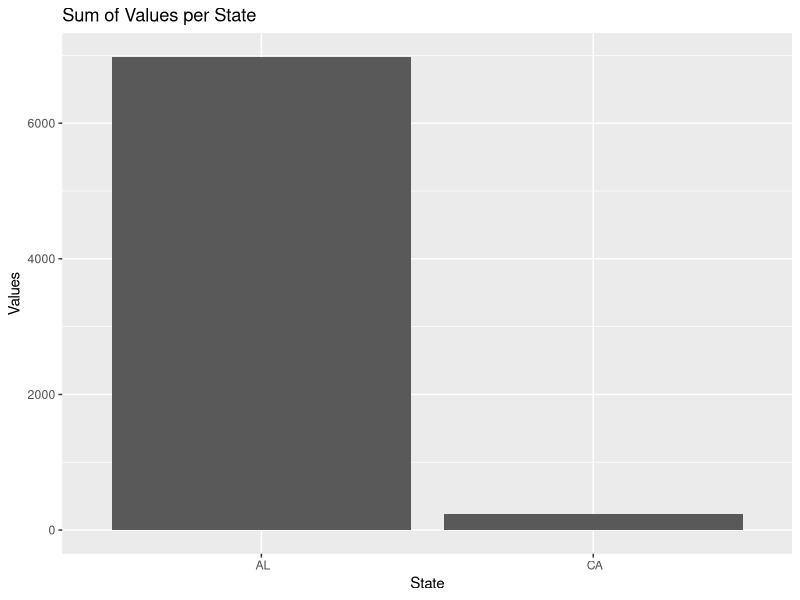
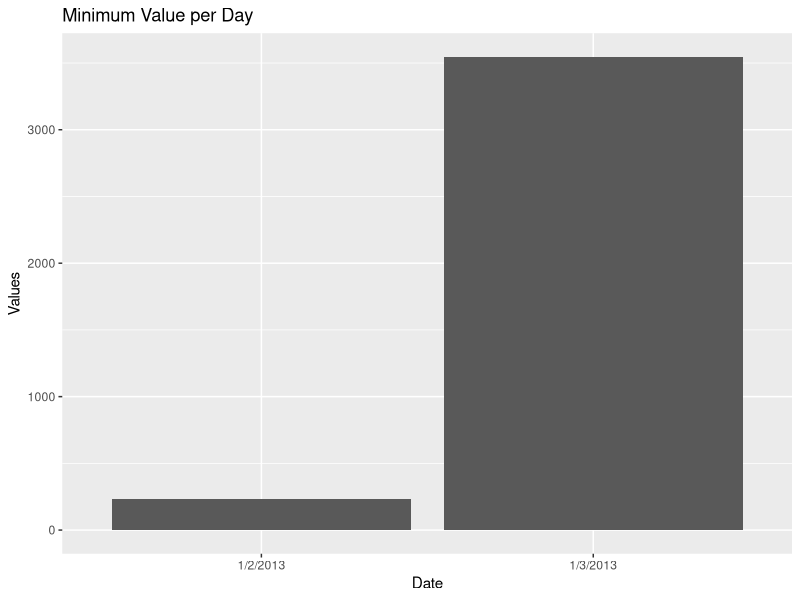
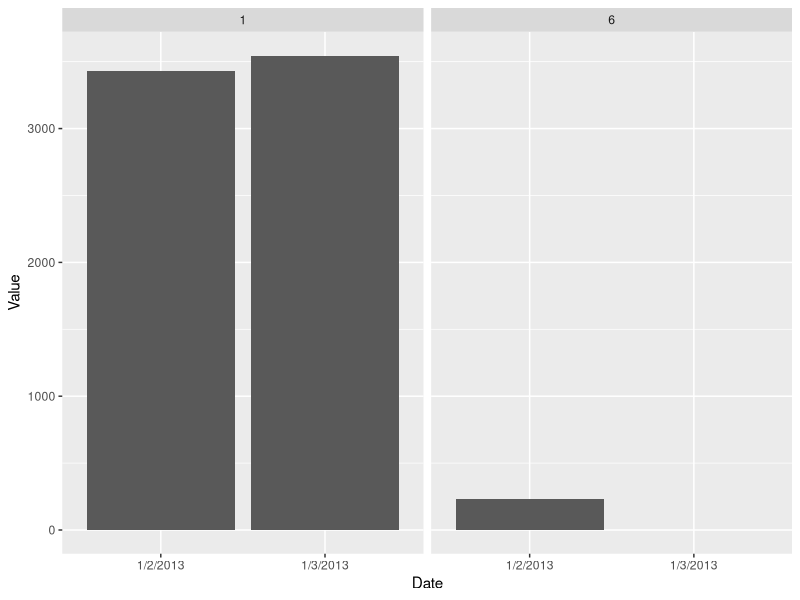
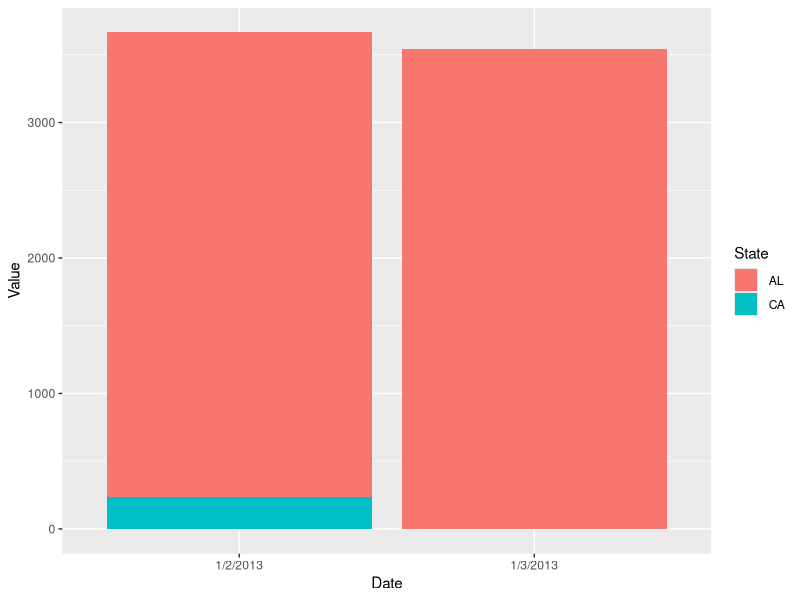
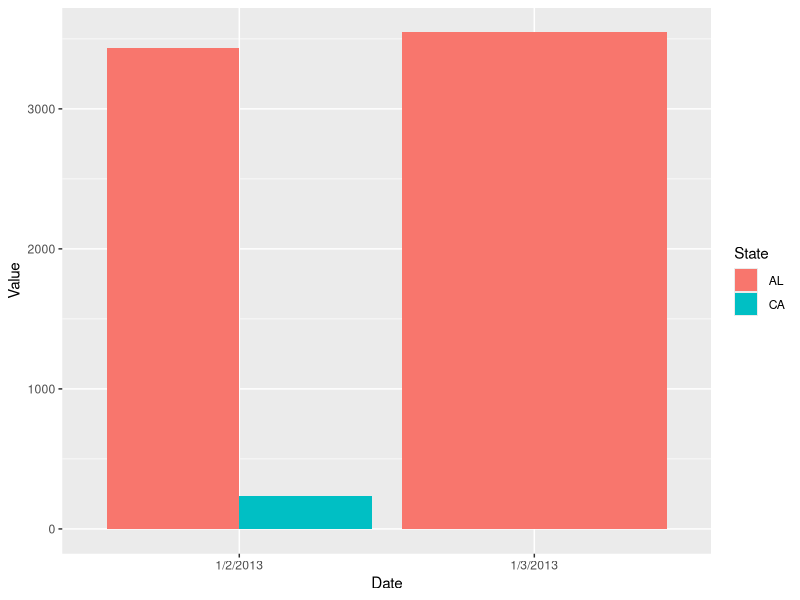
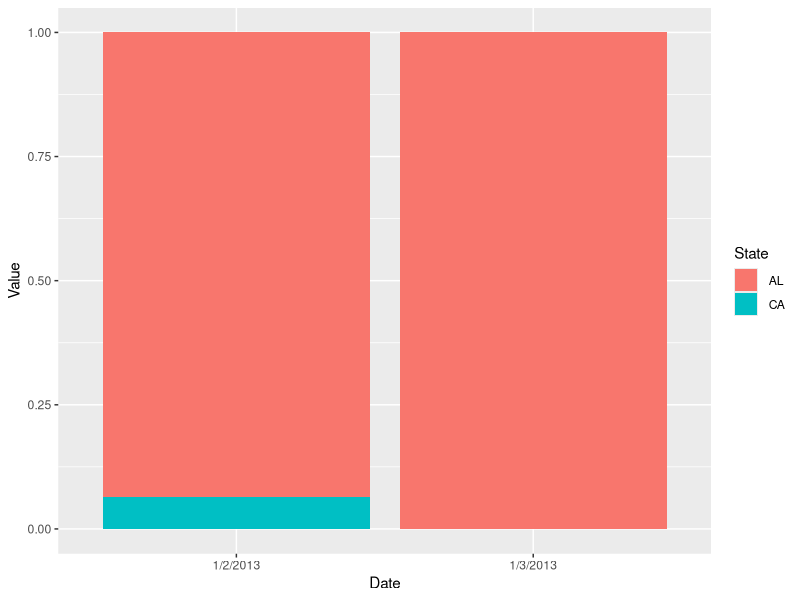

Generate these figures, in order, with R:
## ---- chunk 1
#Here we read the comma separated value information at EXAMPLE.csv into the values-by_state_date. Note how we use the ‘<-‘ to assign a set of values to a variable.
values_by_state_date <- read.csv("EXAMPLE.csv")
## ---- chunk 2
#Here we load the tidyverse package so that R knows that we will be using those functions 
library(tidyverse)
## ---- chunk 3
#Here I check the dimensions of the data frame above.
values_by_state_date %>% dim()
## ---- chunk 4
#Here I check the column names of the data frame above.
values_by_state_date %>% colnames()
## ---- chunk 5
	#Here I reference the entire last column in the data frame above. Note that because R is case-sensitive, it is important that the only capital letter below is ‘V’ in reference to the column name.
values_by_state_date$Value
values_by_state_date %>% select(Value) #We will primarily use this method in this course.
## ---- chunk 6
	#Here is how I find the minimum value in Value
values_by_state_date %>% 
		select(Value) %>% 
		min(na.rm = TRUE)
## ---- chunk 7
#Here is how I find the sum of the values in Value
values_by_state_date %>% 
		select(Value) %>% 
		sum(na.rm = TRUE)
## ---- chunk 8
values_by_state_date %>% 
		select(Date) %>% 
		unique()
## ---- chunk 9
values_by_state_date %>% 
		select(Date, FIPS) %>% 
		distinct()
## ---- chunk 10
values_by_state_date %>% 
		select(Date, FIPS) %>% 
		n_distinct()
## ---- chunk 11
values_by_state_date %>% nrow()
## ---- chunk 12
values_by_state_date %>% 
		count(State)
## ---- chunk 13
values_by_state_date %>% 
		filter(State == "AL")
## ---- chunk 14
values_by_state_date %>% 
		filter(Value > 1000 & Value < 3500)
## ---- chunk 15
values_by_state_date %>% 
		filter(is.na(Value))
## ---- chunk 16
values_by_state_date %>% 
		filter(Value == max(Value, na.rm = TRUE))
## ---- chunk 17
values_by_state_date %>% 
		filter(State == "AL") %>% 
		summarize(AL_sum = sum(Value, na.rm = TRUE))
## ---- chunk 18
values_by_state_date %>% 
  ggplot(aes(x = State, y = Value)) +
  geom_bar(stat = "summary", fun = "sum") +
  labs(title = "Sum of Values per State", x = "State", y = "Values")
## ---- chunk 19
values_by_state_date %>% 
		ggplot(aes(x = Date, y = Value)) +
		geom_bar(stat = "summary", fun = "min") +
		labs(title = "Minimum Value per Day", x = "Date", y = "Values")
## ---- chunk 20
values_by_state_date %>% 
		ggplot(aes(x = Date, y = Value)) +
		geom_bar(stat = "summary", fun = "min") +
		facet_wrap(~as.factor(FIPS))
## ---- chunk 21
values_by_state_date %>% 
		ggplot(aes(x = Date, y = Value, fill = State)) +
		geom_bar(stat = "summary", fun = "sum")
## ---- chunk 22
values_by_state_date %>% 
		ggplot(aes(x = Date, y = Value, fill = State)) +
		geom_bar(stat = "summary", fun = "sum", position = "dodge")
## ---- chunk 23
values_by_state_date %>% 
		ggplot(aes(x = Date, y = Value, fill = State)) +
		geom_bar(stat = "summary", fun = "sum", position = "fill")
## ---- chunk 24
values_by_state_date %>% 
		group_by(State)
## ---- chunk 25
values_by_state_date %>% 
		group_by(State) %>%
		summarize(Total_Value = sum(Value, na.rm = TRUE))
## ---- chunk 26
values_by_state_date %>% 
		group_by(State) %>%
		filter(Value == max(Value, na.rm = TRUE))
## ---- chunk 27
values_by_state_date %>% 
		group_by(State) %>%
		summarize(Total_Value = sum(Value, na.rm = TRUE)) %>%
		arrange(Total_Value)
## ---- chunk 28
values_by_state_date %>%
  arrange(desc(Value))
## ---- chunk 29
values_by_state_date %>% 
		top_n(2, Value)
